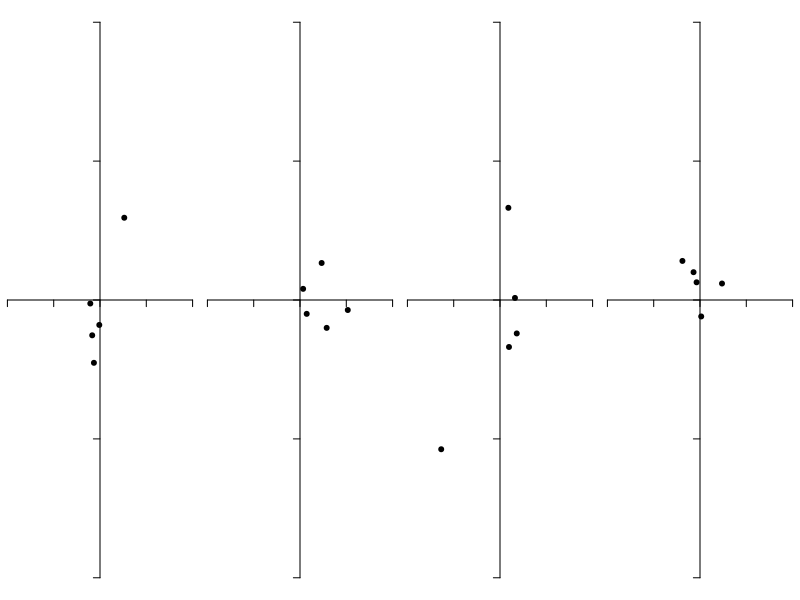
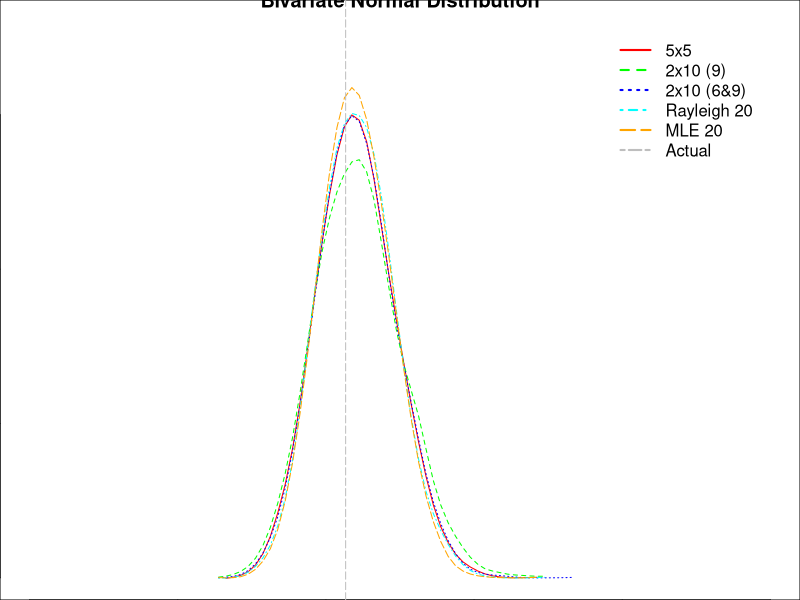
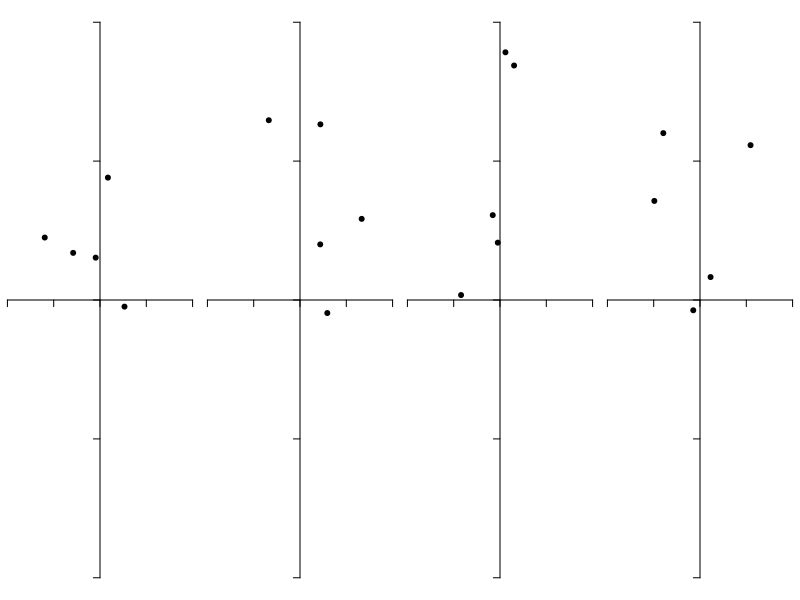
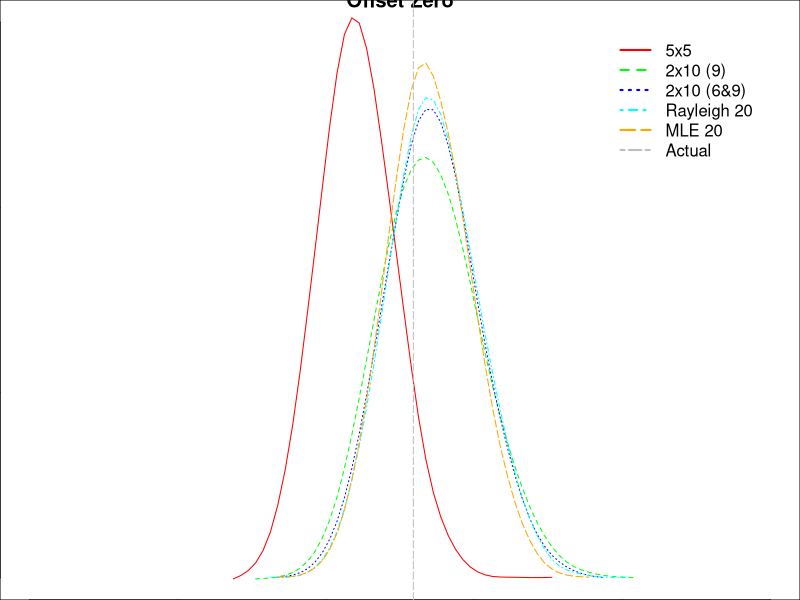
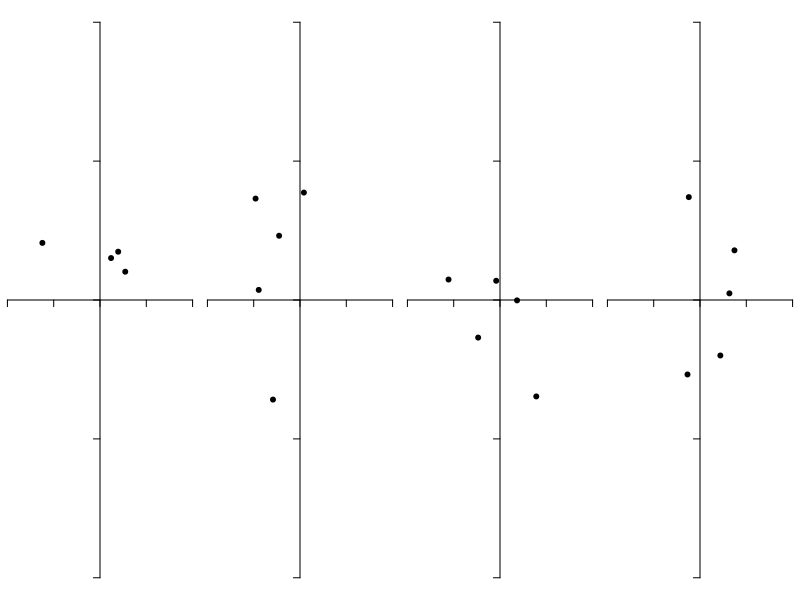

Source code (R) for these figures, in order: (Note: a time limit stopped this script after it produced the figures.)
## ---- chunk 1
n <- 10000

bivariate_normal <- function(n, yoffset=0, eccentricity=0, flier_rate=0, flier_severity=3)
{
  d <- data.frame(u=runif(n), v=runif(n), z=runif(n))
  
  # Contaminated normal if fliers requested
  d$sd <- ifelse(d$z < flier_rate, flier_severity, 1)

  # Box-Muller transform
  d$r = d$sd * sqrt(-2 * log(d$u))
  d$x = d$r * cos(2 * pi * d$v)
  d$y = d$r * sin(2 * pi * d$v)

  # Offset and eccentricity
  d$y <- d$y * sqrt(1-eccentricity^2) + yoffset
  d$x <- d$x / sqrt(1-eccentricity^2)
  d$r <- sqrt(d$x^2 + d$y^2)
  return (d)
}

group_size <- function(h)
{
  n <- nrow(h) 
  if (n < 2) {
    return (0)
  }
  best_so_far <- sqrt((h$x[1]-h$x[2])*(h$x[1]-h$x[2])+(h$y[1]-h$y[2])*(h$y[1]-h$y[2]))
  for (i in 1:(n - 1)) {
    for (j in (i + 1):n) {
      candidate = sqrt((h$x[i]-h$x[j])*(h$x[i]-h$x[j])+(h$y[i]-h$y[j])*(h$y[i]-h$y[j]))
      if (best_so_far < candidate) {
        best_so_far = candidate
      }
    }
  }
  return (best_so_far)
}

# Radial miss at 10 yards with a bow, mm
experimental_data <- c(17,25,41,65,150,11,16,16,21,26,42,10,22,24,45,49,12,25,30,37,38,43,
44,54,10,17,34,42,44,20,23,28,33,34,38,10,18,20,27,35,37,37,49,52,
60,61,8,16,18,21,22,25,35,37,69,24,25,27,30,42,48,61,71,8,
10,11,11,13,27,28,31,40,73,8,14,20,21,34,36,36,37,43,43,46,
47,16,19,36,37,38,39,44,45,50,54,72,5,9,30,30,31,34,35,42,
45,47,52,130,5,10,16,19,23,23,29,34,36,37,40,42,1,7,7,9,11,
15,17,27,27,40,9,17,17,18,20,23,23,25,31,32,9,25,9,34,4,25,
8,20,9,23,15,18,19,19,6,58,21,24,31,5,10,21,9,9,27,220,12,
20,19,21,14,12,26,48,26,29,14,19,24,8,20,12,13,17,52,29,5,
19,23,34,23,19,32,8,19,24,52,26,16,8,1,14,9,12,20,14,13,40,
9,16,14,33,12,30,9,19,30,8,31,15,6,19,12,28,55,13,46,43,16,
16,10,16,12,20,33,10,4,42,37,4,75,29,6,24,14,11,35,2,21,5,
10,13,36,1,34,17,19,52,33,7,25,10,6,12,0,29,20,23,34,10,19,
27,15,25,14,13,10,21,28,44,36,17,31,32,11,15,24,13,14,13,8,
27,68,39,45,32,27,6,40,30,19,14,11,31,11,45,31,14,12,13,3,
17,34,33,14,6,7,16,17,10,26,104,57,38,9,4,10,3,25,32,44,36,
23,43,7,10,21,39,18,14,26);

experiment <- function(main=NA, ymax=3, yoffset=0, eccentricity=0, flier_rate=0, flier_severity=3, legendpos='topright', simulated=T)
{
  gs55 <- numeric(n)
  kr9 <- numeric(n)
  kr69 <- numeric(n)
  rr20 <- numeric(n)
  mle20 <- numeric(n)
  o <- numeric(n)
  hits55 <- 0
  hits9 <- 0
  hits69 <- 0
  hits20 <- 0
  hitsmle <- 0
  rr20_factor <- 1.76
  mle20_factor <- 0.35
  for (i in 1:n) {
    if (simulated) {
      e <- numeric(5);
      for (j in 1:5) {
        g <- bivariate_normal(5, yoffset, eccentricity, flier_rate, flier_severity);
        e[j] <- group_size(g);
      }
      gs55[i] <- 0.72 * mean(e); 
    }
    e <- numeric(2);
    f <- numeric(2);
    r <- numeric(2);
    r2 <- numeric(2);
    for (j in 1:2) {
      if (simulated) {
        g <- bivariate_normal(10, yoffset, eccentricity, flier_rate, flier_severity)$r
      } else {
        g <- sample(experimental_data, 10, replace=T);
      }
      g <- g[order(g)]
      e[j] <- g[6] + g[9];
      f[j] <- g[9];
      r[j] <- mean(g);
      r2[j] <- sum(g^2);
    }
    kr9[i] <- 1.15 * mean(f);
    kr69[i] <- 0.69 * mean(e);
    rr20[i] <- rr20_factor * mean(r);
    mle20[i] <- mle20_factor * sqrt(sum(r2));
    if (simulated) { 
      r <- bivariate_normal(1, yoffset, eccentricity, flier_rate, flier_severity)$r 
    } else {
      r <- sample(experimental_data, 1);
    }
    if (r < gs55[i]) {
      hits55 <- hits55 + 1;
    }
    if (r < kr9[i]) {
      hits9 <- hits9 + 1;
    }
    if (r < kr69[i]) {
      hits69 <- hits69 + 1;
    }
    if (r < rr20[i]) {
      hits20 <- hits20 + 1;
    }
    if (r < mle20[i]) {
      hitsmle <- hitsmle + 1;
    }
    o[i] <- r;
  }
  if (simulated) {
    hist55 <- hist(gs55, plot=F, breaks=50);
    plot(main=main, smooth.spline(hist55$mids, hist55$density), col='red', type='l', xlab='Estimated R90', ylab='PDF', xlim=c(0,5), ylim=c(0,ymax));
    hist9 <- hist(kr9, plot=F, breaks=50);
    lines(smooth.spline(hist9$mids, hist9$density), col='green', lty=2);
  } else {
    hist9 <- hist(kr9, plot=F, breaks=50);
    plot(main=main, smooth.spline(hist9$mids, hist9$density), col='green', type='l', lty=2, xlab='Estimated R90, mm', ylab='PDF', xlim=c(0,100), ylim=c(0,ymax));
  }
  hist69 <- hist(kr69, plot=F, breaks=50);
  lines(smooth.spline(hist69$mids, hist69$density), col='blue', lty=3);
  hist20 <- hist(rr20, plot=F, breaks=50);
  lines(smooth.spline(hist20$mids, hist20$density), col='cyan', lty=4);
  histmle <- hist(mle20, plot=F, breaks=50);
  lines(smooth.spline(histmle$mids, histmle$density), col='orange', lty=5);
  if (simulated) {
    actual_r90 <- quantile(o, probs=c(0.9));
  } else {
    actual_r90 <- quantile(experimental_data, probs=c(0.9));
  }
  abline(v=actual_r90, lty=5, col='grey')
  if (simulated) {
    legend(legendpos, inset=.05, c('5x5','2x10 (9)','2x10 (6&9)','Rayleigh 20','MLE 20','Actual'), lwd=2, lty=c(1,2,3,4,5,6), col=c('red','green','blue','cyan','orange','grey'), bty='n');
  } else {
    legend(legendpos, inset=.05, c('2x10 (9)','2x10 (6&9)','Rayleigh 20','MLE 20','Actual'), lwd=2, lty=c(2,3,4,5,6), col=c('green','blue','cyan','orange','grey'), bty='n');
  }
  hits55  <- 100*hits55/n;
  hits9   <- 100*hits9/n;
  hits69  <- 100*hits69/n;
  hits20  <- 100*hits20/n;
  hitsmle <- 100*hitsmle/n;
  rmse55 <- sqrt(sum((gs55 - actual_r90)^2)/n);
  rmse9  <- sqrt(sum((kr9  - actual_r90)^2)/n);
  rmse69 <- sqrt(sum((kr69 - actual_r90)^2)/n);
  rmse20 <- sqrt(sum((rr20 - actual_r90)^2)/n);
  rmsemle <- sqrt(sum((mle20 - actual_r90)^2)/n);
  mae55 <- sqrt(mean(abs(gs55 - actual_r90)));
  mae9  <- sqrt(mean(abs(kr9  - actual_r90)));
  mae69 <- sqrt(mean(abs(kr69 - actual_r90)));
  mae20 <- sqrt(mean(abs(rr20 - actual_r90)));
  maemle <- sqrt(mean(abs(mle20 - actual_r90)));
  data.frame( hits55, hits9, hits69, hits20, hitsmle
            , rmse55, rmse9, rmse69, rmse20, rmsemle
            , mae55,  mae9,  mae69,  mae20, maemle
            );
}

group_examples <- function(yoffset=0, eccentricity=0, flier_rate=0, flier_severity=3)
{
  old.par <- par(mfrow=c(1,4))
  par(mar=c(0,0,0,0))
  for (i in 1:4) {
    a <- bivariate_normal(5, yoffset, eccentricity, flier_rate, flier_severity)
    plot(a$x, a$y, type='p', xlim=c(-4,4), ylim=c(-4,4), axes=F, pch=19)
    axis(1, pos=0, labels=NA)
    axis(2, pos=0, labels=NA) 
  }
  par(old.par)
}
## ---- chunk 2
set.seed(42)
group_examples()
## ---- chunk 3
e <- experiment(main='Bivariate Normal Distribution', ymax=1.8);
## ---- chunk 4
set.seed(43)
group_examples(yoffset=1)
## ---- chunk 5
e <- experiment(main='Offset Zero', ymax=1.5, yoffset=1);
## ---- chunk 6
set.seed(44)
group_examples(flier_rate=0.05, flier_severity=5)
## ---- chunk 7
e <- experiment(main='Contaminated Normal Distribution', ymax=1.2, flier_rate=0.05, flier_severity=5);
## ---- chunk 8
set.seed(45)
group_examples(eccentricity=0.75)
## ---- chunk 9
e <- experiment(main='Unequal Variance', ymax=1.5, eccentricity=0.75);
## ---- chunk 10
set.seed(46)
group_examples(yoffset=1, eccentricity=0.75, flier_rate=0.05, flier_severity=5)
## ---- chunk 11
e <- experiment(main='All Factors', ymax=1, yoffset=1, eccentricity=0.75, flier_rate=0.05, flier_severity=5, legendpos='topleft');
## ---- chunk 12
e <- experiment(main='Actual Experimental Data', ymax=0.08, simulate=F, legendpos='topleft');
